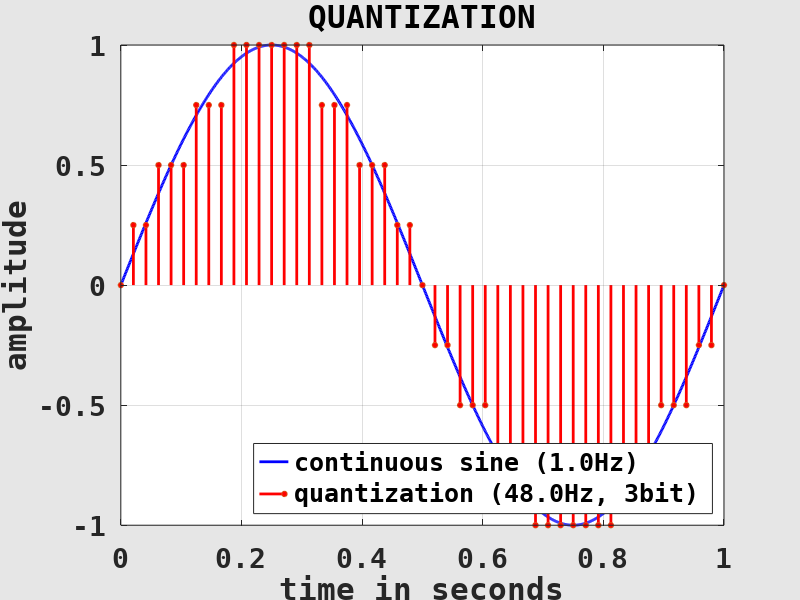
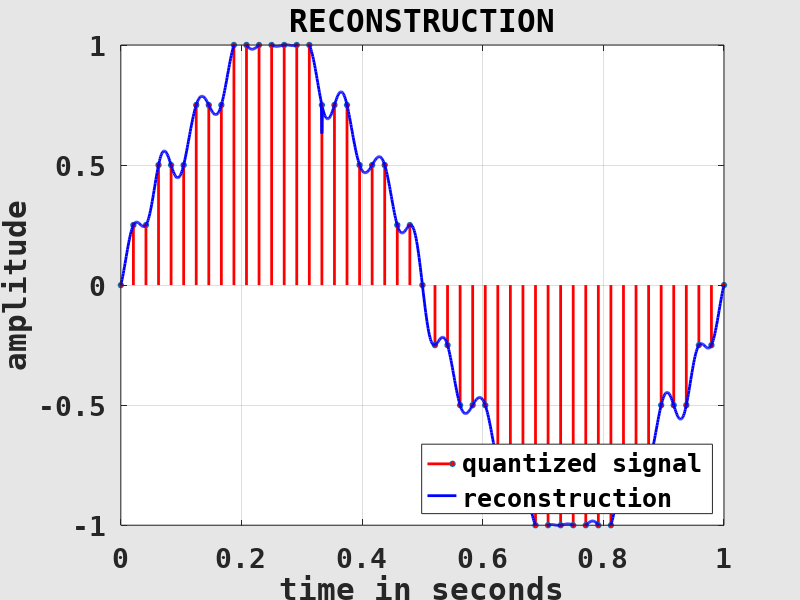

These figures' MATLAB source, in order:
clearvars( '-except', 'fig_ad', 'fig_da' );

	% prepare continuous sine signal
L = 1; % length in seconds

f = 1; % sine frequency
dt = 1/1000; % temporal resolution

t = linspace( 0, L, L/dt ); % "continuous" signal, TEST!
xt = sin( 2*pi*f * t );

	% quantize continuous signal
fS = 48; % sampling rate, TEST!
nS = 3; % bits per sample, TEST!

N = floor( L*fS + 1 ); % number of samples
i = 1:N; % sample indices

ti = (i-1) / fS; % discrete signal
xi = round( 2^(nS-1) * sin( 2*pi*f * ti ) ) / 2^(nS-1);

	% -----------------------------------------------------------------------
	% the next lines are not important for following the lecture!
	% -----------------------------------------------------------------------
	
	% reconstruct signal (whittaker-shannon interpolation)
for j = 1:numel( t )
	sa = pi * (t(j) - (i-1) / fS) * fS;
	sa(find( sa == 0)) = 1;
	h = sin( sa ) ./ sa;
	xr(j) = sum( xi .* h );
end
	
	% plot quantization
if exist( 'fig_ad', 'var' ) ~= 1 || ~ishandle( fig_ad ) % prepare figure window
	fig_ad = figure( ...
		'Name', 'QUANTIZATION', ...
		'Color', [0.9, 0.9, 0.9], 'InvertHardcopy', 'off', ...
		'defaultAxesFontName', 'DejaVu Sans Mono', 'defaultAxesFontSize', 20, 'defaultAxesFontWeight', 'bold', ...
		'defaultAxesNextPlot', 'add', ...
		'defaultAxesBox', 'on', 'defaultAxesLayer', 'top', ...
		'defaultAxesXGrid', 'on', 'defaultAxesYGrid', 'on' );
end

figure( fig_ad ); % set and clear current figure
clf( fig_ad );

title( 'QUANTIZATION' );

xlabel( 'time in seconds' );
ylabel( 'amplitude' );

xlim( [0, L] ); % set axes
ylim( [-1, 1] );

plot( t, xt, ... % plot continuous signal
	'Color', 'blue', 'LineWidth', 2 );

stem( ti, xi, ... % plot discrete signal
	'Color', 'red', 'LineWidth', 2, 'MarkerSize', 4, 'MarkerFaceColor', 'red', ...
	'ShowBaseLine', 'off' );

legend( ... % show legend
	{sprintf( 'continuous sine (%.1fHz)', f ), sprintf( 'quantization (%.1fHz, %dbit)', fS, nS )}, ...
	'Location', 'southeast' );

	% plot reconstruction
if exist( 'fig_da', 'var' ) ~= 1 || ~ishandle( fig_da ) % prepare figure window
	fig_da = figure( ...
		'Name', 'RECONSTRUCTION', ...
		'Color', [0.9, 0.9, 0.9], 'InvertHardcopy', 'off', ...
		'defaultAxesFontName', 'DejaVu Sans Mono', 'defaultAxesFontSize', 20, 'defaultAxesFontWeight', 'bold', ...
		'defaultAxesNextPlot', 'add', ...
		'defaultAxesBox', 'on', 'defaultAxesLayer', 'top', ...
		'defaultAxesXGrid', 'on', 'defaultAxesYGrid', 'on' );
end

figure( fig_da ); % set and clear current figure
clf( fig_da );

title( 'RECONSTRUCTION' );

xlabel( 'time in seconds' );
ylabel( 'amplitude' );

xlim( [0, L] ); % set axes
ylim( [-1, 1] );

stem( ti, xi, ... % plot discrete signal
	'Color', 'red', 'LineWidth', 2, 'MarkerSize', 4, 'MarkerFaceColor', 'red', ...
	'ShowBaseLine', 'off' );

plot( t, xr, ... % plot reconstructed signal
	'Color', 'blue', 'LineWidth', 2 );

legend( ... % show legend
	{'quantized signal', 'reconstruction'}, ...
	'Location', 'southeast' );

	% write image
print( fig_ad, 'sampling_ad', '-depsc2' );
print( fig_da, 'sampling_da', '-depsc2' );
